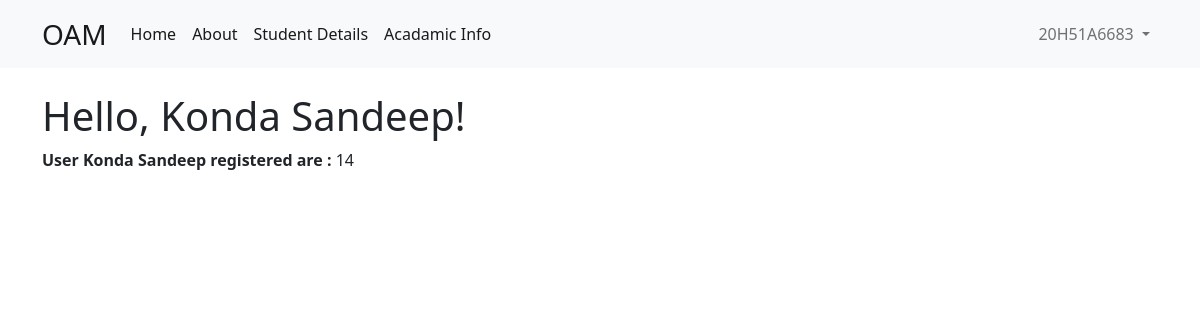
/ (signed in), run on the app's committed database.
### core/models.py (models this page shows)
class User(AbstractUser):
    user_type        = models.CharField(
                    max_length = 10,
                    choices = user_types,
                    default='student',
                    null = False,
                )
    gender      = models.CharField(
                    max_length=50,
                    choices=sex_choice,
                    default='Male'
                )
    dob         = models.DateField(
                    _("date of birth"),
                    default=date.today,
                    null = True,
                    blank = True,
                    help_text="Please use the following format: <em>YYYY-MM-DD</em>."
                )
    date_joined = models.DateTimeField(_("date joined"), default=timezone.now)
    class Meta:
        ordering    = [
                        'first_name',
                        'last_name',
                        'dob',
                        'email',
                        'gender'
                    ]
    def __str__(self):
        return f"{self.first_name} {self.last_name}"

### core/views.py (the view)
# urls.py: path('', views.home, name = 'home'),
@login_required
def home(request):
    return render(request, 'home.html', {
        'count' : User.objects.count(),
    })

### templates/home.html
{% extends 'base.html' %}
{% block body %}
    <div class="container">
        <h1>Hello, {{ user.first_name }} {{ user.last_name }}!</h1>
        <p><strong>User {{ user }} registered are : </strong>{{ count }}</p>
    </div>
{% endblock %}

### templates/nav.html (shortened to what this page needs)
<nav class="navbar navbar-expand-lg bg-light mb-4">
    <div class="container   ">
      <a class="navbar-brand fs-3" href="{% url 'home' %}">OAM</a>
      <div class="collapse navbar-collapse" id="navbarSupportedContent">
        <ul class="navbar-nav me-auto mb-2 mb-lg-0">
          <li class="nav-item">
            <a class="nav-link active" aria-current="page" href="{% url 'home' %}">Home</a>
          </li>
          <li class="nav-item">
            <a class="nav-link active" aria-current="page" href="{% url 'about' %}">About</a>
          </li>
          {% if user.is_authenticated and user.user_type != 'student' %}
          <li class="nav-item">
            <a class="nav-link active" aria-current="page" href="{% url 'departments' %}">Departments</a>
          </li>
          {% else %}
          <li class="nav-item">
            <a class="nav-link active" aria-current="page" href="{% url 'student details' %}">Student Details</a>
          </li>
          <li class="nav-item">
            <a class="nav-link active" aria-current="page" href="{% url 'acadamic info' %}">Acadamic Info</a>
          </li>
          {% endif %}
        </ul>
				{% if user.is_authenticated %}
					<ul class="navbar-nav mr-0 mb-2 mb-lg-0">
						<li class="nav-item dropdown">
							<a class="nav-link dropdown-toggle" href="#" role="button" data-bs-toggle="dropdown" aria-expanded="false">
								{{ user.username }}
							</a>
						</li>
					</ul>
        {% else %}
					<div class="form-inline my-2 my-lg-0">
						<a href="{% url 'login' %}" class="btn btn-outline-success">Login</a>
						<a href="{% url 'signup' %}" class="btn btn-primary ml-3">Signup</a>
					</div>
				{% endif %}
      </div>
    </div>
  </nav>

### data on the page
User: username "20H51A6683", first_name "Konda", last_name "Sandeep", first_name+last_name "Konda Sandeep"

### other printed values
{{ count }} "14"
